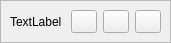
<?xml version="1.0" encoding="UTF-8"?>
<ui version="4.0">
 <class>DeviceWidget</class>
 <widget class="QWidget" name="DeviceWidget">
  <property name="geometry">
   <rect>
    <x>0</x>
    <y>0</y>
    <width>171</width>
    <height>43</height>
   </rect>
  </property>
  <property name="sizePolicy">
   <sizepolicy hsizetype="Preferred" vsizetype="Preferred">
    <horstretch>0</horstretch>
    <verstretch>0</verstretch>
   </sizepolicy>
  </property>
  <property name="windowTitle">
   <string>Form</string>
  </property>
  <layout class="QGridLayout" name="gridLayout">
   <property name="leftMargin">
    <number>0</number>
   </property>
   <property name="topMargin">
    <number>0</number>
   </property>
   <property name="rightMargin">
    <number>0</number>
   </property>
   <property name="bottomMargin">
    <number>0</number>
   </property>
   <item row="0" column="0">
    <widget class="QFrame" name="frame">
     <property name="frameShape">
      <enum>QFrame::StyledPanel</enum>
     </property>
     <property name="frameShadow">
      <enum>QFrame::Sunken</enum>
     </property>
     <layout class="QGridLayout" name="gridLayout_2">
      <item row="0" column="0">
       <widget class="ClickableLabel" name="name">
        <property name="text">
         <string>TextLabel</string>
        </property>
        <property name="wordWrap">
         <bool>true</bool>
        </property>
       </widget>
      </item>
      <item row="0" column="2">
       <widget class="QToolButton" name="rename">
        <property name="sizePolicy">
         <sizepolicy hsizetype="Fixed" vsizetype="Fixed">
          <horstretch>0</horstretch>
          <verstretch>0</verstretch>
         </sizepolicy>
        </property>
        <property name="minimumSize">
         <size>
          <width>26</width>
          <height>0</height>
         </size>
        </property>
        <property name="maximumSize">
         <size>
          <width>26</width>
          <height>16777215</height>
         </size>
        </property>
        <property name="toolTip">
         <string>Rename</string>
        </property>
        <property name="text">
         <string/>
        </property>
       </widget>
      </item>
      <item row="0" column="3">
       <widget class="QToolButton" name="enable">
        <property name="sizePolicy">
         <sizepolicy hsizetype="Fixed" vsizetype="Fixed">
          <horstretch>0</horstretch>
          <verstretch>0</verstretch>
         </sizepolicy>
        </property>
        <property name="minimumSize">
         <size>
          <width>26</width>
          <height>0</height>
         </size>
        </property>
        <property name="maximumSize">
         <size>
          <width>26</width>
          <height>16777215</height>
         </size>
        </property>
        <property name="toolTip">
         <string>Add/Remove</string>
        </property>
        <property name="text">
         <string/>
        </property>
        <property name="checkable">
         <bool>true</bool>
        </property>
       </widget>
      </item>
      <item row="0" column="1">
       <widget class="QToolButton" name="select">
        <property name="sizePolicy">
         <sizepolicy hsizetype="Fixed" vsizetype="Fixed">
          <horstretch>0</horstretch>
          <verstretch>0</verstretch>
         </sizepolicy>
        </property>
        <property name="minimumSize">
         <size>
          <width>26</width>
          <height>0</height>
         </size>
        </property>
        <property name="maximumSize">
         <size>
          <width>26</width>
          <height>16777215</height>
         </size>
        </property>
        <property name="toolTip">
         <string>Select</string>
        </property>
        <property name="text">
         <string/>
        </property>
        <property name="checkable">
         <bool>true</bool>
        </property>
       </widget>
      </item>
     </layout>
    </widget>
   </item>
  </layout>
 </widget>
 <customwidgets>
  <customwidget>
   <class>ClickableLabel</class>
   <extends>QLabel</extends>
   <header location="global">ClickableLabel.h</header>
  </customwidget>
 </customwidgets>
 <resources/>
 <connections/>
</ui>
